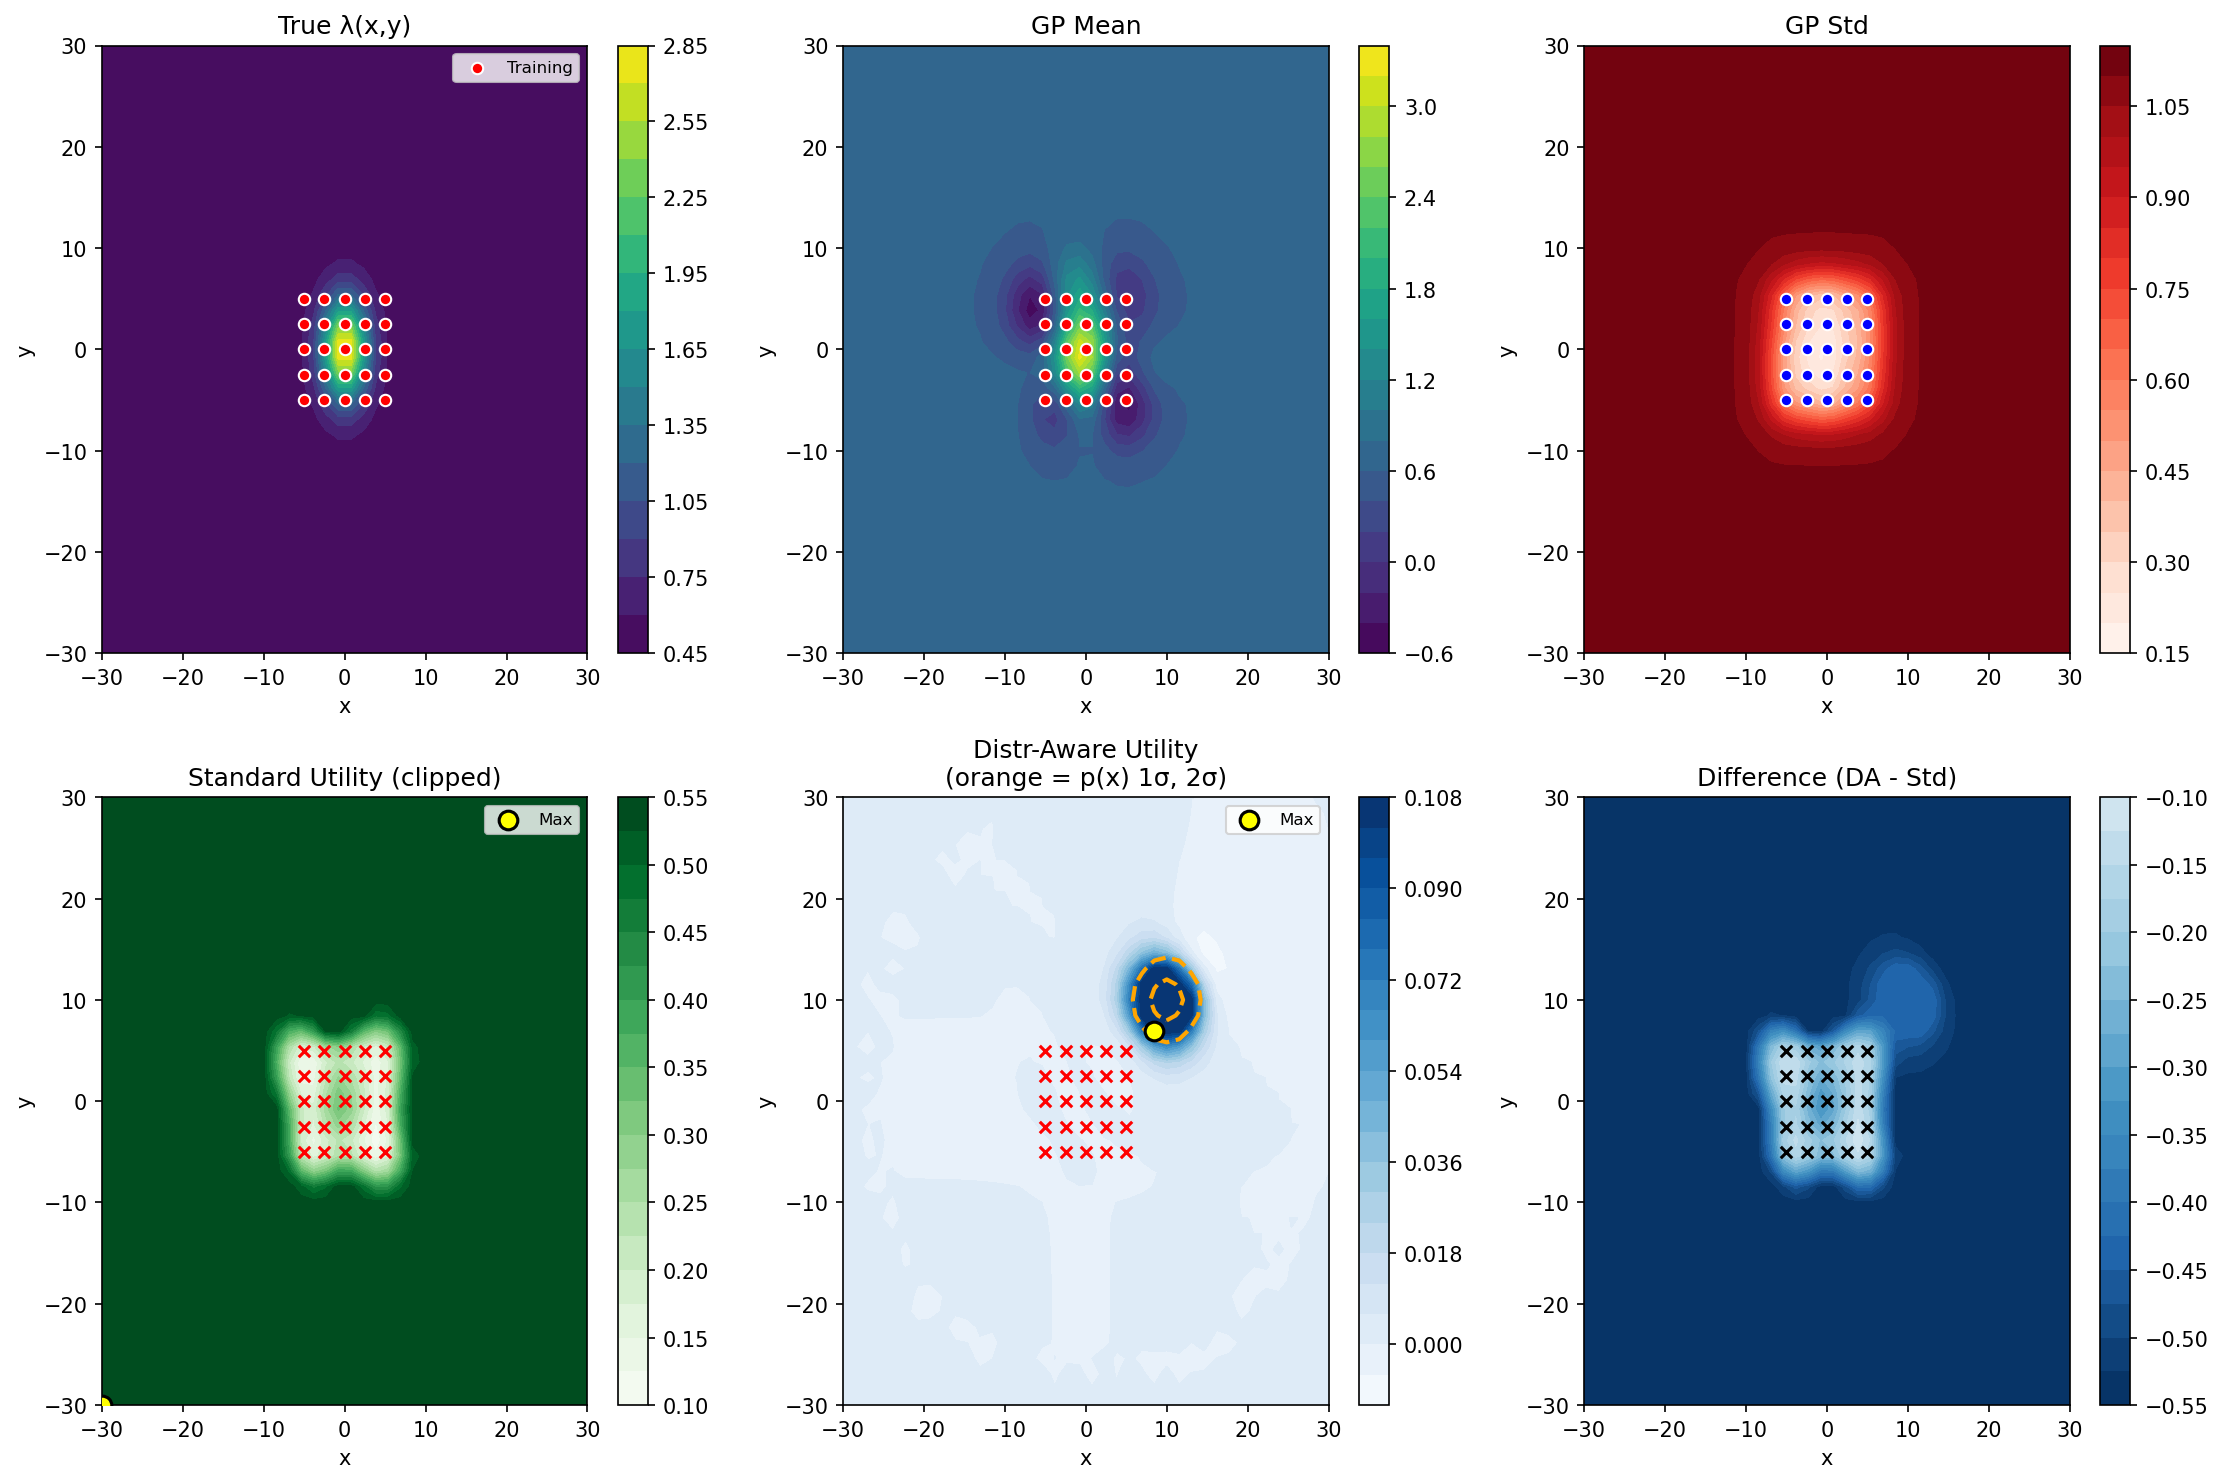

Write the Python code that produced this figure.
"""
GP Utility Playground 2D - Created by Claude
=============================================
A simple 2D Gaussian Process playground with Poisson likelihood.

Extends the 1D playground to 2D inputs to test the hypothesis that
distribution-aware utility peaks at the center of p(x) and decays toward
borders, while standard utility saturates above zero.

This script reuses all core components from the 1D version:
- PoissonLikelihood, VariationalGP classes
- get_marginal_moments(), get_conditional_moments()
- compute_H(), evaluate_nd_utility_new()
- Training functions

Only modified: ground truth function, data generation, p(x) sampling, visualization

NOTE: Includes get_conditional_moments_nd() wrapper to handle multi-dimensional
inputs. The 1D version expects scalar x_sample, but 2D passes (2,) tensors.
The conditioning math is dimension-agnostic; only input wrapping differs.
"""

import sys
import torch
import gpytorch
import numpy as np
import matplotlib.pyplot as plt
from pathlib import Path

# -----------------------------------------------------------------------------
# Import universal constants from 1D playground (authoritative source)
# -----------------------------------------------------------------------------
sys.path.insert(0, str(Path(__file__).parent.parent.parent))
sys.path.insert(0, str(Path(__file__).parent.parent / "1D_playground"))

from gp_utility_playground import (
    # Core classes
    PoissonLikelihood,
    VariationalGP,
    # Utility functions
    get_marginal_moments,
    get_conditional_moments,
    compute_H,
    evaluate_nd_utility_new,
    # Training functions
    train_gp,
    train_gp_fixed_lengthscale,
    # Data generation
    generate_poisson_data,
    # Universal constants
    DEVICE,
    DTYPE,
    MAX_R,
    X_MIN, X_MAX,
)

import warnings
warnings.filterwarnings("ignore", message=".*torch.cuda.*DtypeTensor.*")
warnings.filterwarnings("ignore", message=".*torch.sparse.SparseTensor.*")

# -----------------------------------------------------------------------------
# 2D-specific configuration (EXPORTED for other scripts)
# -----------------------------------------------------------------------------
# Domain bounds (reuse X bounds for Y to create square domain)
# Y_MIN, Y_MAX = X_MIN, X_MAX

Y_MIN, Y_MAX = -30, 30  # Use wider Y range for better visualization
X_MIN, X_MAX = -30, 30


# Default p(x) distribution parameters (2D Gaussian, diagonal covariance)
DEFAULT_P_X_MEAN_2D = torch.tensor([10.0, 10.0], dtype=DTYPE, device=DEVICE)
DEFAULT_P_X_STD_2D = torch.tensor([2.0, 2.0], dtype=DTYPE, device=DEVICE)

# Training configuration (used by train_rbf_2d.py)
N_TRAIN_X_DEFAULT = 5
N_TRAIN_Y_DEFAULT = 5
TRAIN_X_RANGE_DEFAULT = (-5.0, 5.0)
TRAIN_Y_RANGE_DEFAULT = (-5.0, 5.0)

# Evaluation configuration
N_EVAL_X_DEFAULT = 40
N_EVAL_Y_DEFAULT = 40
N_MC_SAMPLES_DEFAULT = 500

# Checkpoint path
RBF_2D_CHECKPOINT_PATH = Path(__file__).parent / 'trained_rbf_2d_checkpoint.pt'

# -----------------------------------------------------------------------------
# Dimension-Agnostic Wrapper for Conditional Moments
# -----------------------------------------------------------------------------
def get_conditional_moments_nd(model, x_star, x_sample, lambda_sample):
    """Dimension-agnostic wrapper for get_conditional_moments.

    Handles both 1D (scalar x_sample) and multi-D (tensor x_sample) inputs.
    The Gaussian conditioning math is the same for any dimension - only the
    input wrapping differs.

    Args:
        model: Trained GP model
        x_star: Query points (K, d) where d is input dimension
        x_sample: Single observation point (d,) tensor or scalar
        lambda_sample: Observed lambda value at x_sample (scalar)

    Returns:
        mu_cond: (K,) conditional posterior means
        sigma2_cond: (K,) conditional posterior variances
    """
    model.eval()

    # Handle both scalar (1D) and tensor (multi-D) x_sample
    if isinstance(x_sample, torch.Tensor):
        # x_sample is already a tensor (e.g., shape (2,) for 2D)
        x_sample_tensor = x_sample.unsqueeze(0)  # Shape: (1, d)
    else:
        # x_sample is a Python scalar (1D case)
        x_sample_tensor = torch.tensor([x_sample],
                                       dtype=x_star.dtype,
                                       device=x_star.device)  # Shape: (1,)

    with torch.no_grad():
        # Concatenate sample point with query points
        all_x = torch.cat([x_sample_tensor, x_star])

        # Get joint posterior
        posterior = model(all_x)
        full_covar = posterior.covariance_matrix

        # Extract components (same as 1D - works for any dimension!)
        mu_sample = posterior.mean[0]
        var_sample = full_covar[0, 0]
        mu_star = posterior.mean[1:]
        var_star = full_covar.diag()[1:]
        cross_cov = full_covar[0, 1:]

        # Gaussian conditioning formulas (dimension-agnostic)
        innovation = lambda_sample - mu_sample
        mu_cond = mu_star + cross_cov * (innovation / var_sample)
        sigma2_cond = var_star - (cross_cov ** 2) / var_sample
        sigma2_cond = torch.clamp(sigma2_cond, min=1e-8)

    return mu_cond, sigma2_cond


# -----------------------------------------------------------------------------
# Checkpoint Functions
# -----------------------------------------------------------------------------
def save_rbf_2d_checkpoint(model, likelihood, inducing_points, train_x, train_y, filepath, **kwargs):
    """
    Save RBF GP checkpoint with full state.

    Checkpoint format:
        - model_state_dict: Full model state
        - likelihood_state_dict: Likelihood state
        - inducing_points: Inducing point locations
        - train_x, train_y: Training data
        - hyperparameters: Lengthscale, outputscale, likelihood variance
        - training_config: Grid size, ranges, etc.

    Args:
        model: Trained VariationalGP model
        likelihood: Trained PoissonLikelihood
        inducing_points: (M, 2) inducing point tensor
        train_x: (N, 2) training inputs
        train_y: (N,) training observations
        filepath: Path to save checkpoint
        **kwargs: Additional config to store (n_train_x, n_train_y, ranges, etc.)
    """
    checkpoint = {
        'model_state_dict': model.state_dict(),
        'likelihood_state_dict': likelihood.state_dict(),
        'inducing_points': inducing_points,
        'train_x': train_x,
        'train_y': train_y,
        'hyperparameters': {
            'outputscale': model.covar_module.outputscale.item(),
            'lengthscale': model.covar_module.base_kernel.lengthscale.item(),
            # Note: PoissonLikelihood has no variance parameter
        },
        'training_config': kwargs
    }
    torch.save(checkpoint, filepath)
    print(f"✓ Saved checkpoint to {filepath}")


def load_rbf_2d_checkpoint(filepath):
    """
    Load RBF GP checkpoint, return model + likelihood + metadata.

    Returns:
        model: VariationalGP with loaded weights (in eval mode)
        likelihood: PoissonLikelihood with loaded weights (in eval mode)
        metadata: dict with:
            - inducing_points: (M, 2) tensor
            - train_x: (N, 2) training inputs
            - train_y: (N,) training observations
            - hyperparameters: dict with lengthscale, outputscale, variance
            - training_config: dict with grid size, ranges
    """
    checkpoint = torch.load(filepath, map_location=DEVICE)

    # Reconstruct model
    inducing_points = checkpoint['inducing_points']
    model = VariationalGP(inducing_points, jitter=1e-4).to(DEVICE)
    model.load_state_dict(checkpoint['model_state_dict'])
    model.eval()

    # Reconstruct likelihood
    likelihood = PoissonLikelihood().to(DEVICE)
    likelihood.load_state_dict(checkpoint['likelihood_state_dict'])
    likelihood.eval()

    # Extract metadata
    metadata = {
        'inducing_points': inducing_points,
        'train_x': checkpoint['train_x'],
        'train_y': checkpoint['train_y'],
        'hyperparameters': checkpoint['hyperparameters'],
        'training_config': checkpoint.get('training_config', {})
    }

    print(f"✓ Loaded checkpoint from {filepath}")
    print(f"  Hyperparameters:")
    print(f"    Lengthscale: {metadata['hyperparameters']['lengthscale']:.3f}")
    print(f"    Outputscale: {metadata['hyperparameters']['outputscale']:.3f}")

    return model, likelihood, metadata


# -----------------------------------------------------------------------------
# Ground Truth Function (2D)
# -----------------------------------------------------------------------------
def lambda_true_2d(x):
    """2D latent function - asymmetric bump.

    Args:
        x: Input points, shape (N, 2) or (N_x, N_y, 2)

    Returns:
        lambda values, same shape as x[..., 0]
    """
    x_coord = x[..., 0]
    y_coord = x[..., 1]

    # Asymmetric 2D bump centered at (0.0, 0.0)
    # Wider to be captured by coarse 5x5 training grid (spacing ~2.5)
    peak_x, peak_y = 0.0, 0.0
    sigma_x = 2.0  # Moderate x spread
    sigma_y = 3.5  # Wider y spread (asymmetric)
    amplitude = 3.0
    baseline = 0.5

    r_squared = ((x_coord - peak_x) / sigma_x) ** 2 + ((y_coord - peak_y) / sigma_y) ** 2
    lam = baseline + (amplitude - baseline) * torch.exp(-0.5 * r_squared)

    return lam


# -----------------------------------------------------------------------------
# 2D Data Generation
# -----------------------------------------------------------------------------
def create_2d_grid(n_x, n_y, x_range=(-2, 2), y_range=(-2, 2)):
    """Create 2D grid of points.

    Args:
        n_x: Number of points in x direction
        n_y: Number of points in y direction
        x_range: (min, max) for x
        y_range: (min, max) for y

    Returns:
        grid_points: (n_x * n_y, 2) tensor of points
    """
    x = torch.linspace(x_range[0], x_range[1], n_x, dtype=DTYPE, device=DEVICE)
    y = torch.linspace(y_range[0], y_range[1], n_y, dtype=DTYPE, device=DEVICE)

    # Create meshgrid and stack into (N, 2) format
    X, Y = torch.meshgrid(x, y, indexing='xy')
    grid_points = torch.stack([X.flatten(), Y.flatten()], dim=-1)

    return grid_points


# -----------------------------------------------------------------------------
# Distribution-Aware Utility (2D version)
# -----------------------------------------------------------------------------
def evaluate_distribution_aware_utility_2d(model, x_candidates, n_mc_samples=500,
                                           p_x_mean=None, p_x_std=None, r_max=MAX_R):
    """Evaluate distribution-aware utility at 2D candidate points.

    U(x*) = H_marg(x*) - E[H_cond(x* | x, λ)]

    where expectation is over x ~ N(p_x_mean, diag(p_x_std²)), λ ~ q(λ|x).

    Args:
        model: Trained GP model
        x_candidates: (n_candidates, 2) query points
        n_mc_samples: Number of MC samples for expectation
        p_x_mean: (2,) mean of 2D Gaussian p(x) distribution
        p_x_std: (2,) std of 2D Gaussian p(x) distribution (diagonal covariance)
        r_max: Max spike count for entropy computation

    Returns:
        utility: (n_candidates,) utility at each candidate
    """
    model.eval()
    device = x_candidates.device
    dtype = x_candidates.dtype

    if p_x_mean is None:
        p_x_mean = DEFAULT_P_X_MEAN_2D
    if p_x_std is None:
        p_x_std = DEFAULT_P_X_STD_2D

    # Marginal entropy
    mu_marg, sigma2_marg = get_marginal_moments(model, x_candidates)
    H_marg = compute_H(mu_marg, sigma2_marg, r_max=r_max)

    # Average conditional entropy over MC samples
    H_cond_sum = torch.zeros_like(H_marg)

    with torch.no_grad():
        for i in range(n_mc_samples):
            # Sample x from 2D Gaussian p(x) with diagonal covariance
            x_i = p_x_mean + p_x_std * torch.randn(2, dtype=dtype, device=device)
            x_i_tensor = x_i.unsqueeze(0)  # (1, 2)

            # Get GP posterior at x_i
            post_i = model(x_i_tensor)
            mu_i = post_i.mean[0]
            std_i = post_i.variance[0].sqrt()

            # Sample lambda from GP posterior at x_i
            lambda_i = (mu_i + std_i * torch.randn(1, dtype=dtype, device=device)).item()

            # Conditional entropy at all candidate points
            mu_cond_i, sigma2_cond_i = get_conditional_moments_nd(
                model, x_candidates, x_i, lambda_i
            )
            H_cond_i = compute_H(mu_cond_i, sigma2_cond_i, r_max=r_max)
            H_cond_sum += H_cond_i

            if (i + 1) % 100 == 0:
                print(f"  MC sample {i+1}/{n_mc_samples}")

    H_cond = H_cond_sum / n_mc_samples
    utility = H_marg - H_cond

    return utility


# -----------------------------------------------------------------------------
# 2D Visualization
# -----------------------------------------------------------------------------
def plot_results_2d(model, train_x, train_y, lambda_fn,
                    eval_grid_x, eval_grid_y,
                    utility_standard, utility_distr_aware,
                    p_x_mean=None, p_x_std=None, save_path=None):
    """Create 2D visualization of GP fit and utility landscape.

    Args:
        model: Trained GP model
        train_x: Training inputs (N_train, 2)
        train_y: Training outputs (N_train,)
        lambda_fn: Ground truth function
        eval_grid_x: (n_x, n_y) meshgrid of x coordinates
        eval_grid_y: (n_x, n_y) meshgrid of y coordinates
        utility_standard: (n_x * n_y,) standard utility values
        utility_distr_aware: (n_x * n_y,) distribution-aware utility values
        p_x_mean: (2,) mean of p(x) distribution
        p_x_std: (2,) std of p(x) distribution
        save_path: Optional path to save figure
    """
    model.eval()
    n_x, n_y = eval_grid_x.shape

    # Flatten grid for GP evaluation
    grid_flat = torch.stack([eval_grid_x.flatten(), eval_grid_y.flatten()], dim=-1)

    with torch.no_grad():
        posterior = model(grid_flat)
        mean = posterior.mean
        std = posterior.variance.sqrt()
        true_lambda = lambda_fn(grid_flat)

    # Reshape for plotting
    mean_2d = mean.reshape(n_x, n_y).cpu().numpy()
    std_2d = std.reshape(n_x, n_y).cpu().numpy()
    true_2d = true_lambda.reshape(n_x, n_y).cpu().numpy()
    utility_std_2d = utility_standard.reshape(n_x, n_y).cpu().numpy()
    utility_da_2d = utility_distr_aware.reshape(n_x, n_y).cpu().numpy()

    x_np = eval_grid_x.cpu().numpy()
    y_np = eval_grid_y.cpu().numpy()
    train_x_np = train_x.cpu().numpy()

    # Clip utilities for visualization
    # DA utility is well-behaved; standard utility can overflow for non-stationary kernels
    def get_clip_value(arr, pctl=99):
        finite_vals = arr[np.isfinite(arr)]
        if len(finite_vals) == 0:
            return 1.0
        return np.percentile(finite_vals, pctl)

    da_clip = get_clip_value(utility_da_2d, 99)
    # For standard utility: use max of (its own 99th pctl, 5x DA clip) but cap at 5x DA
    # This handles non-stationary kernels where std utility explodes
    std_clip_raw = get_clip_value(utility_std_2d, 99)
    std_clip = min(std_clip_raw, da_clip * 5) if da_clip > 0 else std_clip_raw

    def clip_array(arr, clip_val):
        result = np.clip(arr, None, clip_val)
        result[~np.isfinite(result)] = clip_val
        return result

    utility_std_clipped = clip_array(utility_std_2d, std_clip)
    utility_da_clipped = clip_array(utility_da_2d, da_clip)

    # Create figure
    fig, axes = plt.subplots(2, 3, figsize=(15, 10))

    # Row 1: True λ, GP mean, GP std
    ax1 = axes[0, 0]
    im1 = ax1.contourf(x_np, y_np, true_2d, levels=20, cmap='viridis')
    ax1.scatter(train_x_np[:, 0], train_x_np[:, 1], c='red', s=30,
                edgecolors='white', linewidths=1, marker='o', label='Training')
    ax1.set_xlabel('x')
    ax1.set_ylabel('y')
    ax1.set_title('True λ(x,y)')
    ax1.legend(loc='upper right', fontsize=8)
    plt.colorbar(im1, ax=ax1)

    ax2 = axes[0, 1]
    im2 = ax2.contourf(x_np, y_np, mean_2d, levels=20, cmap='viridis')
    ax2.scatter(train_x_np[:, 0], train_x_np[:, 1], c='red', s=30,
                edgecolors='white', linewidths=1, marker='o')
    ax2.set_xlabel('x')
    ax2.set_ylabel('y')
    ax2.set_title('GP Mean')
    plt.colorbar(im2, ax=ax2)

    ax3 = axes[0, 2]
    im3 = ax3.contourf(x_np, y_np, std_2d, levels=20, cmap='Reds')
    ax3.scatter(train_x_np[:, 0], train_x_np[:, 1], c='blue', s=30,
                edgecolors='white', linewidths=1, marker='o')
    ax3.set_xlabel('x')
    ax3.set_ylabel('y')
    ax3.set_title('GP Std')
    plt.colorbar(im3, ax=ax3)

    # Row 2: Standard utility, Distribution-aware utility, Difference
    ax4 = axes[1, 0]
    im4 = ax4.contourf(x_np, y_np, utility_std_clipped, levels=20, cmap='Greens')
    ax4.scatter(train_x_np[:, 0], train_x_np[:, 1], c='red', s=30, marker='x')
    max_idx = np.argmax(utility_std_clipped)
    max_y, max_x = np.unravel_index(max_idx, utility_std_clipped.shape)
    ax4.scatter([x_np[max_y, max_x]], [y_np[max_y, max_x]], c='yellow',
                s=80, marker='o', edgecolors='black', linewidths=1.5, zorder=10, label='Max')
    ax4.set_xlabel('x')
    ax4.set_ylabel('y')
    ax4.set_title('Standard Utility (clipped)')
    ax4.legend(loc='upper right', fontsize=8)
    plt.colorbar(im4, ax=ax4)

    ax5 = axes[1, 1]
    im5 = ax5.contourf(x_np, y_np, utility_da_clipped, levels=20, cmap='Blues')
    ax5.scatter(train_x_np[:, 0], train_x_np[:, 1], c='red', s=30, marker='x')

    # p(x) contours (1σ and 2σ)
    if p_x_mean is not None and p_x_std is not None:
        p_x_mean_np = p_x_mean.cpu().numpy()
        p_x_std_np = p_x_std.cpu().numpy()
        dx = x_np - p_x_mean_np[0]
        dy = y_np - p_x_mean_np[1]
        p_x_2d = np.exp(-0.5 * ((dx / p_x_std_np[0])**2 + (dy / p_x_std_np[1])**2))
        ax5.contour(x_np, y_np, p_x_2d, levels=[np.exp(-2), np.exp(-0.5)],
                    colors='orange', linewidths=2, linestyles='--')

    max_idx_da = np.argmax(utility_da_clipped)
    max_y_da, max_x_da = np.unravel_index(max_idx_da, utility_da_clipped.shape)
    ax5.scatter([x_np[max_y_da, max_x_da]], [y_np[max_y_da, max_x_da]],
                c='yellow', s=80, marker='o', edgecolors='black', linewidths=1.5, zorder=10, label='Max')
    ax5.set_xlabel('x')
    ax5.set_ylabel('y')
    ax5.set_title('Distr-Aware Utility\n(orange = p(x) 1σ, 2σ)')
    ax5.legend(loc='upper right', fontsize=8)
    plt.colorbar(im5, ax=ax5)

    ax6 = axes[1, 2]
    diff_2d = utility_da_clipped - utility_std_clipped
    diff_max = max(np.abs(diff_2d).max(), 1e-6)
    im6 = ax6.contourf(x_np, y_np, diff_2d, levels=20, cmap='RdBu_r',
                       vmin=-diff_max, vmax=diff_max)
    ax6.scatter(train_x_np[:, 0], train_x_np[:, 1], c='black', s=30, marker='x')
    ax6.set_xlabel('x')
    ax6.set_ylabel('y')
    ax6.set_title('Difference (DA - Std)')
    plt.colorbar(im6, ax=ax6)

    plt.tight_layout()

    if save_path is None:
        save_path = Path(__file__).parent / 'utility_2d_rbf_base.png'
    plt.savefig(save_path, dpi=150, bbox_inches='tight')
    plt.close(fig)
    print(f"\nSaved: {save_path}")

    return fig


# -----------------------------------------------------------------------------
# Main
# -----------------------------------------------------------------------------
def main():
    # Minimal randomness - fixed seed
    SEED = 42
    torch.manual_seed(SEED)
    np.random.seed(SEED)

    print("=" * 70)
    print("GP Utility Playground 2D")
    print("=" * 70)

    # Load checkpoint (NO TRAINING)
    print(f"\nLoading checkpoint...")
    model, likelihood, metadata = load_rbf_2d_checkpoint(RBF_2D_CHECKPOINT_PATH)

    # Extract training data from checkpoint
    train_x = metadata['train_x']
    train_y = metadata['train_y']

    print(f"\nTraining data from checkpoint:")
    print(f"  Training points: {train_x.shape}")
    print(f"  Spike count range: [{train_y.min().item():.0f}, {train_y.max().item():.0f}]")

    # Create evaluation grid (coarser for speed)
    n_eval_x, n_eval_y = 40, 40
    print(f"\nCreating {n_eval_x}×{n_eval_y} evaluation grid...")

    x_eval = torch.linspace(X_MIN, X_MAX, n_eval_x, dtype=DTYPE, device=DEVICE)
    y_eval = torch.linspace(Y_MIN, Y_MAX, n_eval_y, dtype=DTYPE, device=DEVICE)
    eval_grid_x, eval_grid_y = torch.meshgrid(x_eval, y_eval, indexing='xy')
    eval_points = torch.stack([eval_grid_x.flatten(), eval_grid_y.flatten()], dim=-1)

    print(f"Evaluation points: {eval_points.shape}")

    # Evaluate standard utility
    print("\nEvaluating standard utility...")
    utility_standard = evaluate_nd_utility_new(model, eval_points)

    # Evaluate distribution-aware utility
    print("\nEvaluating distribution-aware utility (this may take a minute)...")
    utility_distr_aware = evaluate_distribution_aware_utility_2d(
        model, eval_points,
        n_mc_samples=500,  # Reduced from 1000 for speed
        p_x_mean=DEFAULT_P_X_MEAN_2D,
        p_x_std=DEFAULT_P_X_STD_2D
    )

    # Find max utility locations
    max_idx_std = torch.argmax(utility_standard)
    max_idx_da = torch.argmax(utility_distr_aware)

    max_std_loc = eval_points[max_idx_std].cpu().numpy()
    max_da_loc = eval_points[max_idx_da].cpu().numpy()

    print(f"\nStandard utility max at: ({max_std_loc[0]:.3f}, {max_std_loc[1]:.3f})")
    print(f"Distribution-aware utility max at: ({max_da_loc[0]:.3f}, {max_da_loc[1]:.3f})")
    print(f"p(x) center: ({DEFAULT_P_X_MEAN_2D[0]:.3f}, {DEFAULT_P_X_MEAN_2D[1]:.3f})")

    # Distance from p(x) center
    dist_std = np.sqrt(np.sum((max_std_loc - DEFAULT_P_X_MEAN_2D.cpu().numpy())**2))
    dist_da = np.sqrt(np.sum((max_da_loc - DEFAULT_P_X_MEAN_2D.cpu().numpy())**2))
    print(f"\nDistance from p(x) center:")
    print(f"  Standard utility: {dist_std:.3f}")
    print(f"  Distribution-aware utility: {dist_da:.3f}")

    # Plot results
    print("\nGenerating visualization...")
    plot_results_2d(
        model, train_x, train_y, lambda_true_2d,
        eval_grid_x, eval_grid_y,
        utility_standard, utility_distr_aware,
        p_x_mean=DEFAULT_P_X_MEAN_2D,
        p_x_std=DEFAULT_P_X_STD_2D
    )

    print("\nDone!")


if __name__ == "__main__":
    main()
